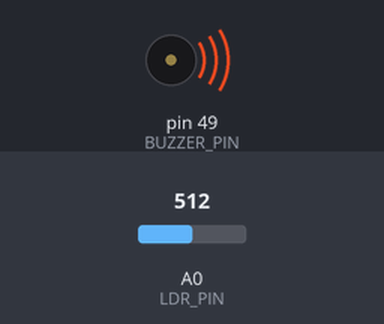
This sketch was run on a simulated Arduino Mega 2560, built with avr-gcc and run on an emulated ATmega2560. On the bench: buzzer (waves = sounding, pin HIGH). The inputs (shaded band) are chosen by the test bench; at power-on: A0 (LDR_PIN) = 512. What the sketch prints to the serial monitor is not drawn.

Above: at 1.2 s.
1.3 s: A0 (LDR_PIN) set to 486
At 2.2 s:
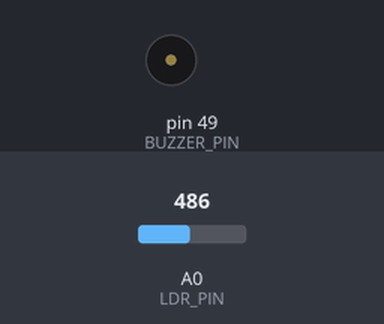
2.8 s: A0 (LDR_PIN) set to 510
At 3.5 s:
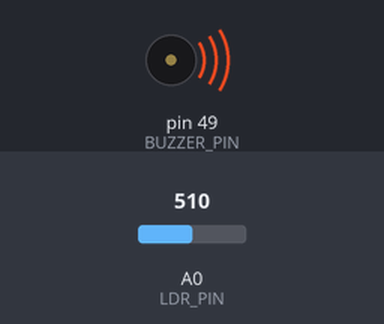
4.3 s: A0 (LDR_PIN) set to 490
At 4.9 s:
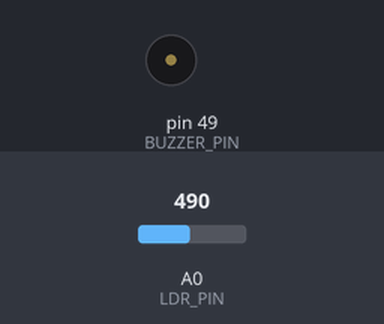
Timing chart, 0 to 7.3 s (numbered marks = the images above; inputs shaded):
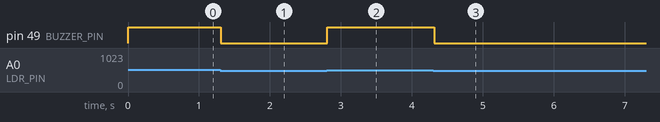

Measured:
- the behaviour switches between 501 and 500 on A0 (LDR_PIN) (found by bisection; images 0 and 1)
- after the input at 1.3 s, pin 49 (BUZZER_PIN): HIGH → LOW at once
- after the input at 2.8 s, pin 49 (BUZZER_PIN): LOW → HIGH at once
- after the input at 4.3 s, pin 49 (BUZZER_PIN): HIGH → LOW at once

The sketch:

ldr_module.ino
```cpp
#define LDR_PIN A0
#define BUZZER_PIN 49

unsigned int LDRvalue;

void setup()
{
  Serial.begin(9600);
  pinMode(LDR_PIN,INPUT);
  pinMode(BUZZER_PIN,OUTPUT);
}

void loop()
{
  LDRvalue = analogRead(LDR_PIN);
  if(LDRvalue > 500) {
    Serial.println("Light is Low");
    digitalWrite(BUZZER_PIN, HIGH);
  }
  else {
    digitalWrite(BUZZER_PIN, LOW);
  }
  delay(50);
}
```
